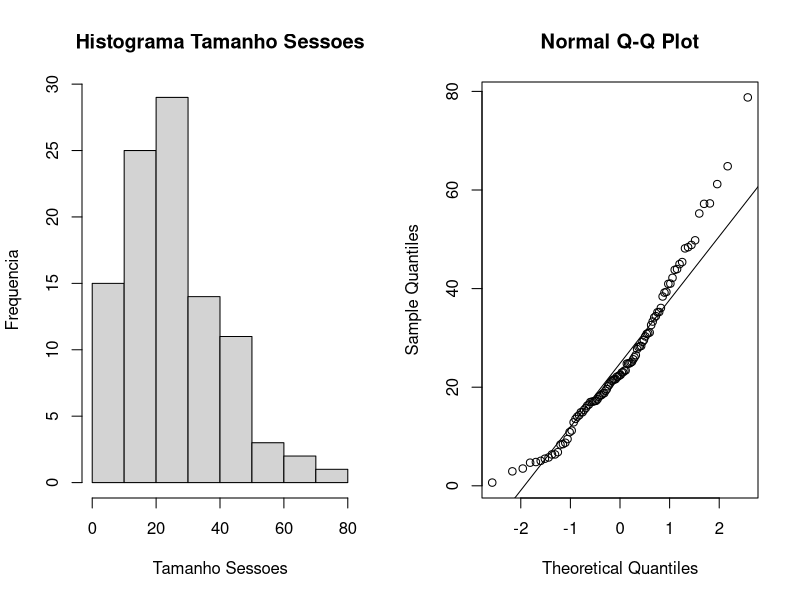
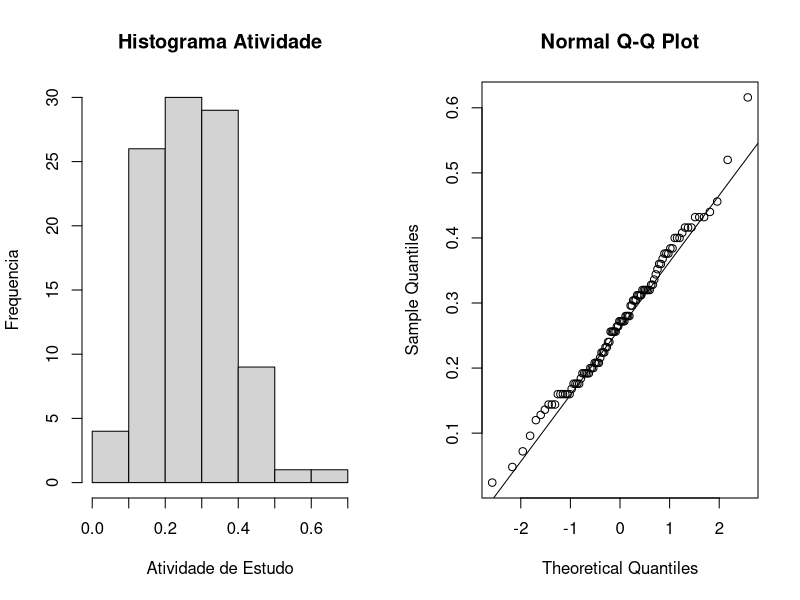
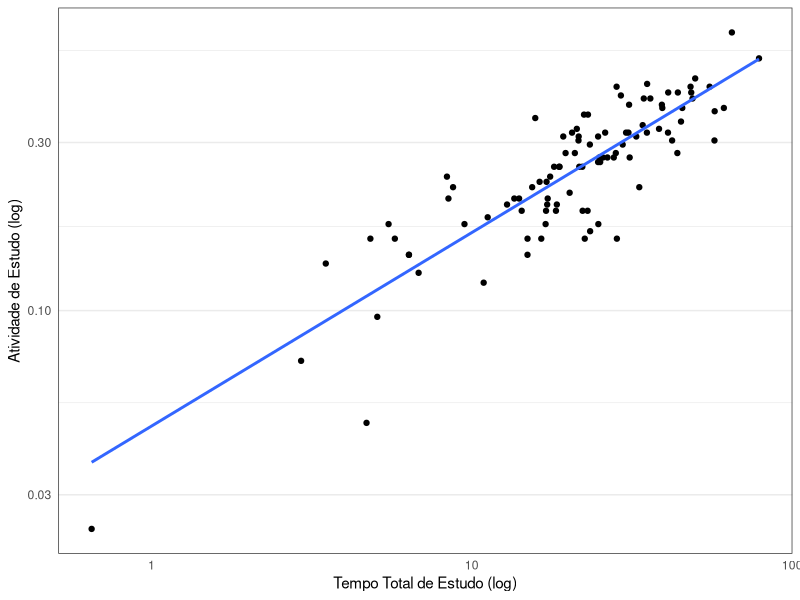

Reproduce these figures in R, in order.
require(nortest)
require(ggplot2)

dados.atividade <- read.csv("dados/AgrupamentoAtividade.csv")
dados.atividade <- dados.atividade[,-1]
dados.sessao <- read.csv("dados/tableSumDiscipline.csv")

dados <- merge(dados.sessao,dados.atividade,by.x="matricula",by.y="matricula")
dados$sumSession <- dados$sumSession/3600

print( ad.test(dados$sumSession))
print( shapiro.test(dados$sumSession))

print( ad.test(dados$atividade))
print( shapiro.test(dados$atividade))

print( cor.test(dados$sumSession,dados$atividade,method=c("kendall")))
print( cor.test(dados$sumSession,dados$atividade,method=c("spearman")))

png(filename = "US6-TamanhoSessoes.png", width=650)
par(mfrow=c(1,2))
hist(dados$sumSession, main="Histograma Tamanho Sessoes", xlab="Tamanho Sessoes", ylab="Frequencia")
qqnorm(dados$sumSession)
qqline(dados$sumSession)
dev.off()

png(filename = "US6-AtividadeEstudo.png", width=650)
par(mfrow=c(1,2))
hist(dados$atividade, main="Histograma Atividade", xlab="Atividade de Estudo", ylab="Frequencia")
qqnorm(dados$atividade)
qqline(dados$atividade)
dev.off()


grafico <- ggplot(dados,aes(sumSession,atividade)) + 
 	     geom_point() + geom_smooth(method=lm,se=FALSE) +
	     scale_x_log10() + scale_y_log10() +
	     theme_bw()+labs(x="Tempo Total de Estudo (log)",y="Atividade de Estudo (log)") +  
	     theme(panel.grid.minor.x=element_blank(), panel.grid.major.x=element_blank())+
	     theme(axis.ticks = element_blank()) 

png(filename = "ScatterplotUS6.png", width = 480, height = 480)
print(grafico)
dev.off()
